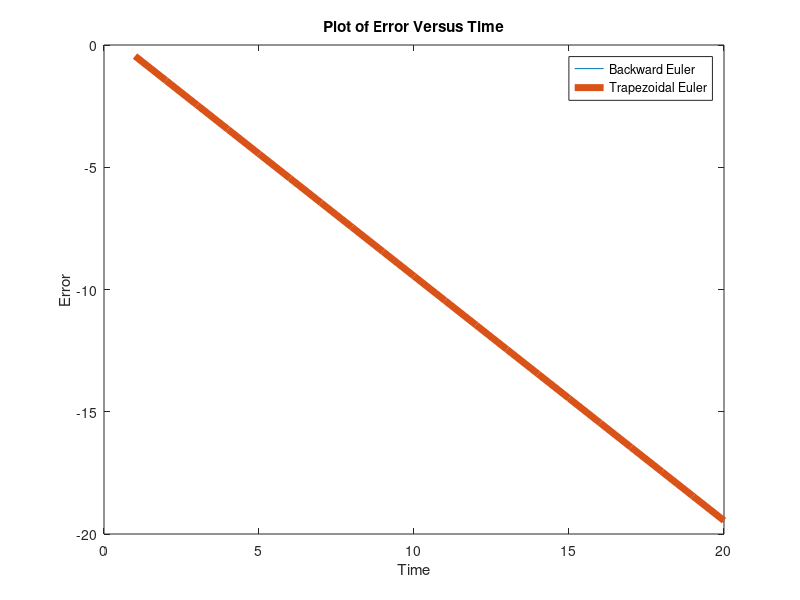

Recreate this plot in MATLAB.
%Francois Mertil
%Hacker Practice 6.1

clear all;

% syms x(t);
% ode = diff(x,t) == -x;
% cond = x(0) == 1;
% ySol(t) = dsolve(ode, cond)
% 
% for t=0:20
%     ySol(t);
% end


dt=0.5;
%Backward Euler
z=@(a)  (1/(1+dt))*(exp(-(a+dt)));
%Trapezoidal
y=@ (a) ((2-dt)/(2+dt))*(exp(-(a+dt)));
T(1)=1;
%Ground Truth
H(1)=exp(0);
Z(1)=z(0);
Y(1)=y(0);
%Error for simulation1
E1(1)=abs(H(1)-Z(1));
%Error for simulation2
E2(1)=abs(H(1)-Y(1));


format long
for t=2:20;
    i=t-1;
    H(t)=exp(-i);
    T(t)= t;
    
    Z(t)=z(i);
    E1(t)=(exp(-i)-z(i));
    Y(t)=y(i);
    E2(t)=(exp(-i)-y(i));
end
L=[T' H' Z' Y' E1' E2']'; 
fprintf('%18s %18s %18s %18s %18s %18s\r\n', 'Time', 'Truth',  'Backward Euler', 'Trapezoidal', 'Error1', 'Error2') 
fprintf('%18.10f %18.10f  %18.10f %18.10f %18.10f %18.10f\n', L)
figure
plot(T,log(E1),T,log(E2), 'LineWidth',5,...
    'MarkerSize',5)
    xlabel('Time'),ylabel('Error')
title('Plot of Error Versus Time')
legend ('Backward Euler', 'Trapezoidal Euler')

format short

